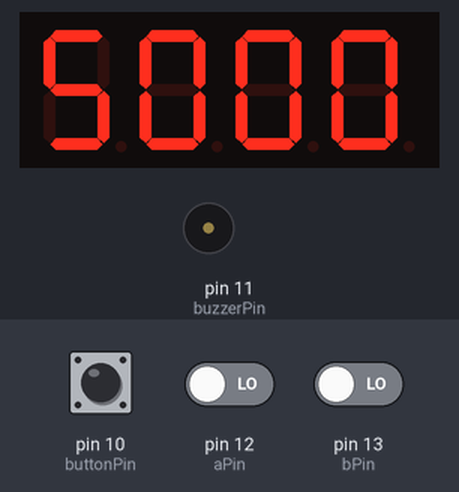
A sketch run on a simulated Arduino Uno, built with avr-gcc and run on an emulated ATmega328P. Parts: 4-digit seven-segment display, buzzer (waves = sounding, pin HIGH). Wiring (inferred from the names in the program): 4-digit 7-segment display, segments lit when LOW: segments pin 3, pin 2, pin 19, pin 16, pin 18, pin 4, pin 5, pin 17; digit selects pin 15, pin 6, pin 14, pin 7. The inputs (shaded band) are chosen by the test bench; at power-on: pin 10 (buttonPin) LOW, pin 12 (aPin) LOW, pin 13 (bPin) LOW. EEPROM starts erased; the segment pins are drawn as the display they are named for; pins used as bus, display or sensor lines are not drawn.

Above: at 1.2 s.
1.3 s: pin 10 (buttonPin) pulled HIGH for 0.15 s
At 1.9 s:
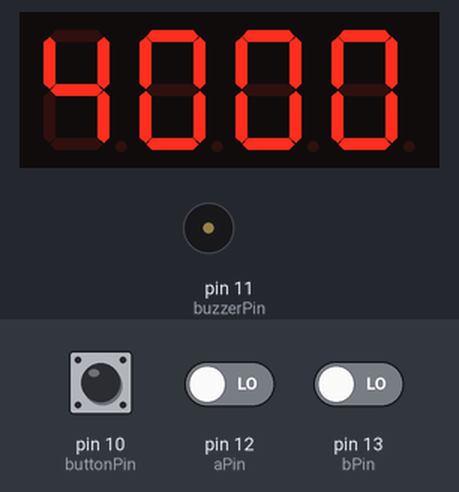
2.0 s: pin 10 (buttonPin) pulled HIGH for 1 s
At 2.8 s:
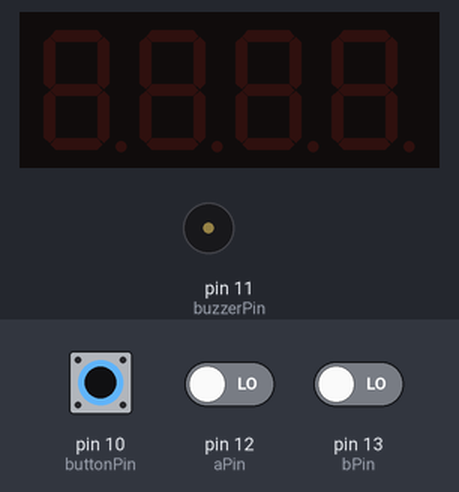
4.5 s: pin 10 (buttonPin) pulled HIGH for 0.15 s
At 5.4 s:
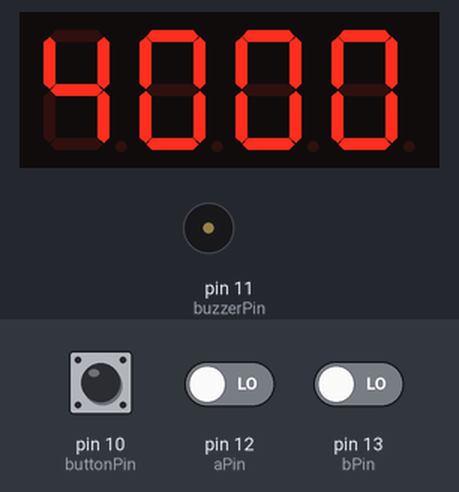
8.2 s: pin 10 (buttonPin) pulled HIGH for 3.2 s
At 9.3 s:
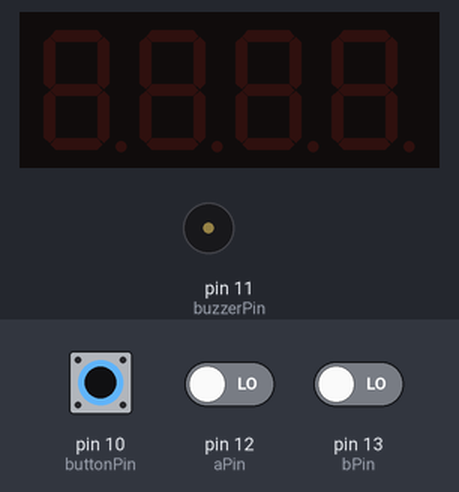
Timing chart, 0 to 11.2 s (numbered marks = the images above; inputs shaded):
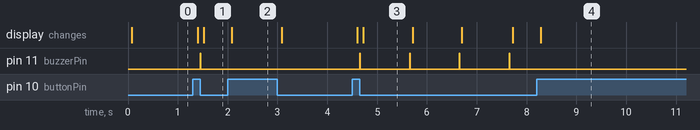

The sketch:

project.ino
```cpp
#include <EEPROM.h>

//驱动数码管显示的引脚定义，0-13为数字引脚,14-19为模拟引脚
int segmentPins[] = {3, 2, 19, 16, 18, 4, 5, 17};
//用于驱动四个数码管，控制其开关
int displayPins[] = {15,6,14,7};
// 时间序列
int times[] = {5, 10, 15, 20, 30, 45, 100, 130, 200, 230, 300, 400, 500, 600, 700, 800, 900, 1000, 1500, 2000,
               3000
              };
int numTimes = 20;
byte selectedTimeIndex;
int timerMinute;
int timerSecond;
// 蜂鸣器开关
int buzzerPin = 11;
// 旋转编码器三个按钮
int aPin = 12;
int bPin = 13;
int buttonPin = 10;

boolean stopped = true; //初始为stopped
byte digits[10][8] = {
    //a	b	c	d	e	f	g．
    {1, 1, 1, 1, 1, 1, 0, 0}, //0
    {0, 1, 1, 0, 0, 0, 0, 0}, //1
    {1, 1, 0, 1, 1, 0, 1, 0}, //2
    {1, 1, 1, 1, 0, 0, 1, 0}, //3
    {0, 1, 1, 0, 0, 1, 1, 0}, //4
    {1, 0, 1, 1, 0, 1, 1, 0}, //5
    {1, 0, 1, 1, 1, 1, 1, 0}, //6
    {1, 1, 1, 0, 0, 0, 0, 0}, //7

    {1, 1, 1, 1, 1, 1, 1, 0}, //8
    {1, 1, 1, 1, 0, 1, 1, 0}  //9
};

void setup()
{
    for (int i = 0; i < 8; i++)
    {
        pinMode(segmentPins[i], OUTPUT);
    }
    for (int i = 0; i < 4; i++)
    {
        pinMode(displayPins[i], OUTPUT);
    }
    pinMode(buzzerPin, OUTPUT);
    pinMode(buttonPin, INPUT);
    pinMode(aPin, INPUT);
    pinMode(bPin, INPUT);
    selectedTimeIndex = EEPROM.read(0); //读取设置的时间
    timerMinute = times[selectedTimeIndex] / 100; //分
    timerSecond = times[selectedTimeIndex] % 100; //秒
    //Serial.begin(9600);
}

void loop()
{
    if (digitalRead(buttonPin)) //旋转编码器开关按下
    {
        stopped = !stopped; //false
        digitalWrite(buzzerPin, LOW); //蜂鸣器low
        while (digitalRead(buttonPin)){}; //一直写入保留旋转编码器设定的时间，除非编码器按钮按下切换到倒计时模式
        EEPROM.write(0, selectedTimeIndex);
    }
    updateDisplay(); //更新数码管显示的时间
}

void updateDisplay() //mmss
{
    int minsecs = timerMinute * 100 + timerSecond; //总时间
    int v = minsecs;
    for (int i = 0; i < 4; i++)
    {
        int digit = v % 10;
        setDigit(i);
        setSegments(digit);
        v = v / 10;
        process();
    }

    setDigit(5); // all digits off to prevent uneven illumination
}

void process()
{
    for (int i = 0; i < 50; i++) //tweak this number between flicker and blur
    {
        int change = getEncoderTurn();
        if (stopped)
        {
            changeSetTime(change);
        }
        else
        {
            updateCountingTime();
        }
    }
    if (timerMinute == 0 && timerSecond == 0)
    {
        digitalWrite(buzzerPin, HIGH);
    }
}

void changeSetTime(int change)
{
    selectedTimeIndex += change;
    if (selectedTimeIndex < 0)
    {
        selectedTimeIndex = numTimes;
    }
    else if (selectedTimeIndex > numTimes)
    {
        selectedTimeIndex = 0;
    }
    timerMinute = times[selectedTimeIndex] / 100;
    timerSecond = times[selectedTimeIndex] % 100;
}

void updateCountingTime()
{
    static unsigned long lastMillis;
    unsigned long m = millis();

    if (m > (lastMillis + 1000) && (timerSecond > 0 || timerMinute > 0))
    {
        digitalWrite(buzzerPin, HIGH);
        delay(10);
        digitalWrite(buzzerPin, LOW);
        if (timerSecond == 0)
        {
            timerSecond = 59;
            timerMinute--;
        }
        else
        {
            timerSecond--;
        }
        lastMillis = m;
    }
}


void setDigit(int digit)
{
    for (int i = 0; i < 4; i++)
    {
        digitalWrite(displayPins[i], (digit != i));  //写入0时数码管导通
    }
}

void setSegments(int n)
{
    for (int i = 0; i < 8; i++)
    {
        digitalWrite(segmentPins[i], !digits[n][i]);
    }
}

//右旋返回为1，左旋为-1,不旋为0
int getEncoderTurn()
{
     // return -1，0，or +1
     static int oldA=LOW;
     static int oldB=LOW;
     int result = 0;
     int newA = digitalRead(aPin);
     //Serial.println(newA);
     int newB = digitalRead(bPin);
     Serial.println(newB);
     if (newA != oldA || newB != oldB)
     {
         // something has changed
           if(oldB == LOW && newB == HIGH){
               result = oldA*2 - 1;
          }
     }
     oldA = newA;
     oldB = newB;
     return result;
}
```

Measured:
- after the input at 1.3 s, pin 11 (buzzerPin): LOW → HIGH after 0.15 s, → LOW 0.01 s later; the display: first changes after 0.10 s (image 1 shows a later state)
- after the input at 2.0 s, pin 11 (buzzerPin): stops changing and stays LOW
- after the input at 4.5 s, pin 11 (buzzerPin): alternates HIGH for 0.01 s and LOW for 0.99 s, starting after 0.15 s; the display: first changes after 0.10 s (image 3 shows a later state)
- after the input at 8.2 s, pin 11 (buzzerPin): stays LOW (without the input it goes to HIGH after 0.45 s); the display: changes after 0.08 s (image 4)
- what the display in image 3 shows lasts 1.0 s, from 4.7 s to 5.7 s
